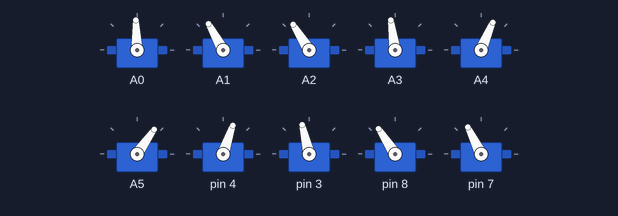
This sketch was run on a simulated Arduino Uno, built with avr-gcc and run on an emulated ATmega328P. On the bench: 10 × servo.

Above: at 1.2 s.
At 1.7 s:
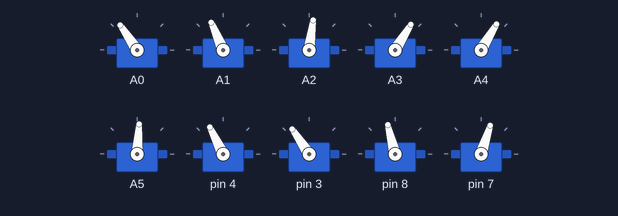
At 1.95 s:
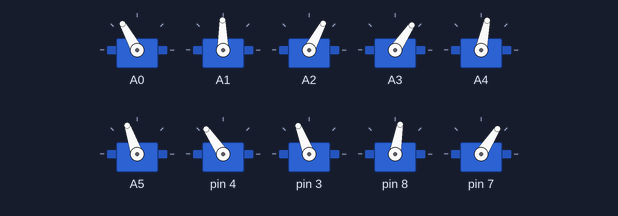
At 2.25 s:
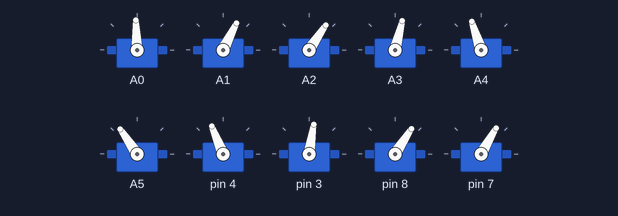
At 2.75 s:
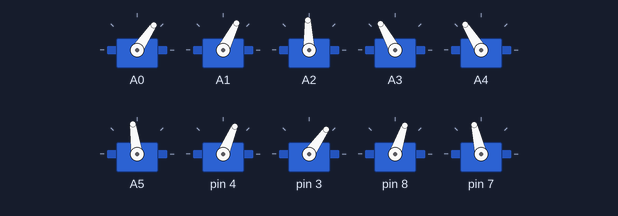
At 3.3 s:
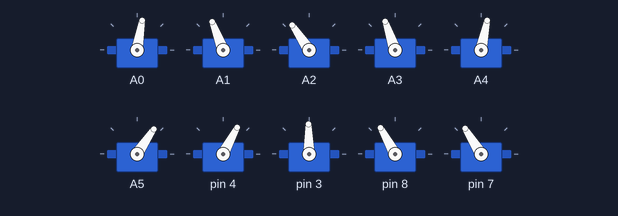
Timing chart, 0 to 6.3 s (numbered marks = the images above):
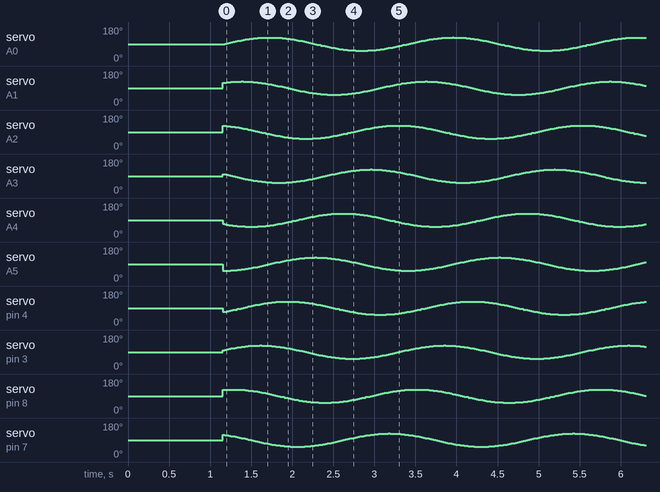

The sketch:

_1D_robotic_snake.ino
```cpp
#include <Servo.h>

Servo myServos[10]; //create 10 servos

float pi=3.14159;
int TotalNumberofServos=10; //change as required
float Shift = 2*pi/TotalNumberofServos; // Phase lag between segments
float Wavelengths, rads;
int InteriorAngle, SetpointAngle, MaxAngleDisplacement;

void setup() {
  Serial.begin(9600);
  //The following code can be cleaned up in a single for-loop if you solder the wires in a more continuous pattern than I did
  //Order of servos is such that myServos[0]=tail segment, and myServos[9]=head segment
  myServos[0].attach(A0);
  myServos[1].attach(A1);
  myServos[2].attach(A2);
  myServos[3].attach(A3);
  myServos[4].attach(A4);
  myServos[5].attach(A5);
  myServos[6].attach(4);
  myServos[7].attach(3);
  myServos[8].attach(8);
  myServos[9].attach(7);

  //Initialise snake in a straight line
  for(int i=0; i<10; i++){
    myServos[i].write(90);
    delay(15);
  }
  delay(1000);
}

void straightline(){
  for(int i=0; i<10; i++){
    myServos[i].write(90);
    delay(100);
  }
}

void Cshape(){
  for(int i=0; i<10; i++){
    myServos[i].write(60);
    delay(100);
  }
}

void ubend(){
  for(int i=0; i<10; i++){
    if(i==4 or i==5){
      myServos[i].write(0);
      delay(100);
    }
    else{
      myServos[i].write(90);
      delay(100);
    }
  }
}

void ring(){
  InteriorAngle=180-360/(TotalNumberofServos+1); //general formula for a polygon with 3 or more vertices, +1 vertice between tail and head segment
  SetpointAngle=abs(InteriorAngle-90); //Offset the angle from the initial position of 90 degrees.
  for(int i=0; i<10; i++){
    myServos[i].write(SetpointAngle);
    delay(100);
  }
}


void slither(int offset, int Amplitude, int Speed, float Wavelengths){
  MaxAngleDisplacement=abs(offset)+abs(Amplitude); //amount servo can rotate from the SetpointAngle without going out of the [0,180] degree range
  while(MaxAngleDisplacement>90){ //prevents a setpoint angle outside the rage of[0,180]
    Amplitude=abs(Amplitude)-1;
    MaxAngleDisplacement=abs(offset)+Amplitude;
  }
  for(int i=0; i<360; i++){
   rads=i*pi/180.0;     //convert from degrees to radians
   for(int j=0; j<10; j++){
      myServos[j].write(90+offset+Amplitude*sin(Speed*rads+j*Wavelengths*Shift));
     }
   delay(10);
  }
}

void staticWave(int offset, int Amplitude, float Wavelengths){
  MaxAngleDisplacement=abs(offset)+abs(Amplitude); //amount servo can rotate from the SetpointAngle without going out of the [0,180] degree range
  while(MaxAngleDisplacement>90){ //prevents a setpoint angle outside the rage of[0,180]
    Amplitude=abs(Amplitude)-1;
    MaxAngleDisplacement=abs(offset)+Amplitude;
  }

  for(int j=0; j<10; j++){
    myServos[j].write(90+offset+Amplitude*sin(j*Wavelengths*Shift));
    delay(15);
  }
}

void InchWorm(){
  for(int pos = 0; pos < 45; pos +=  1){
    myServos[0].write(90-pos);
    myServos[1].write(90+2*pos);
    myServos[2].write(90-pos);
    delay(10);
  }

  for(int i=0; i<7; i+= 1){
    for(int pos = 0; pos < 45; pos +=  1){
      myServos[i].write(45+pos);
      myServos[i+1].write(180-3*pos);
      myServos[i+2].write(45+3*pos);
      myServos[i+3].write(90-pos);
      delay(10);
    }
  }

  for(int pos = 0; pos < 45; pos +=  1){
    myServos[7].write(45+pos);
    myServos[8].write(180-2*pos);
    myServos[9].write(45+pos);
    delay(10);
  }
}

void loop() {
  //comment and uncomment for the movement you want
  //as mentioned in the instructable, this code is skeletal in that there is no remote control function, stay tuned for version 2

  slither(0, 35, 2, 1.5);           // forwards slither
  //slither(10, 35, 2, 1.5);        // turning slither
  //slither(-10, 35, 1, 1.5);       // opposite direction turn
  //staticWave(0, 35, 0.5);         // 0.5 wavelengths
  //staticWave(0, 35, 1.0);         // 1.0 wavelengths
  //staticWave(0, 35, 1.5);         // 1.5 wavelengths
  //staticWave(0, 35, 2.0);         // 2.0 wavelengths
  //InchWorm();
  //ubend();
  //ring();
  //straightline();


}
```
